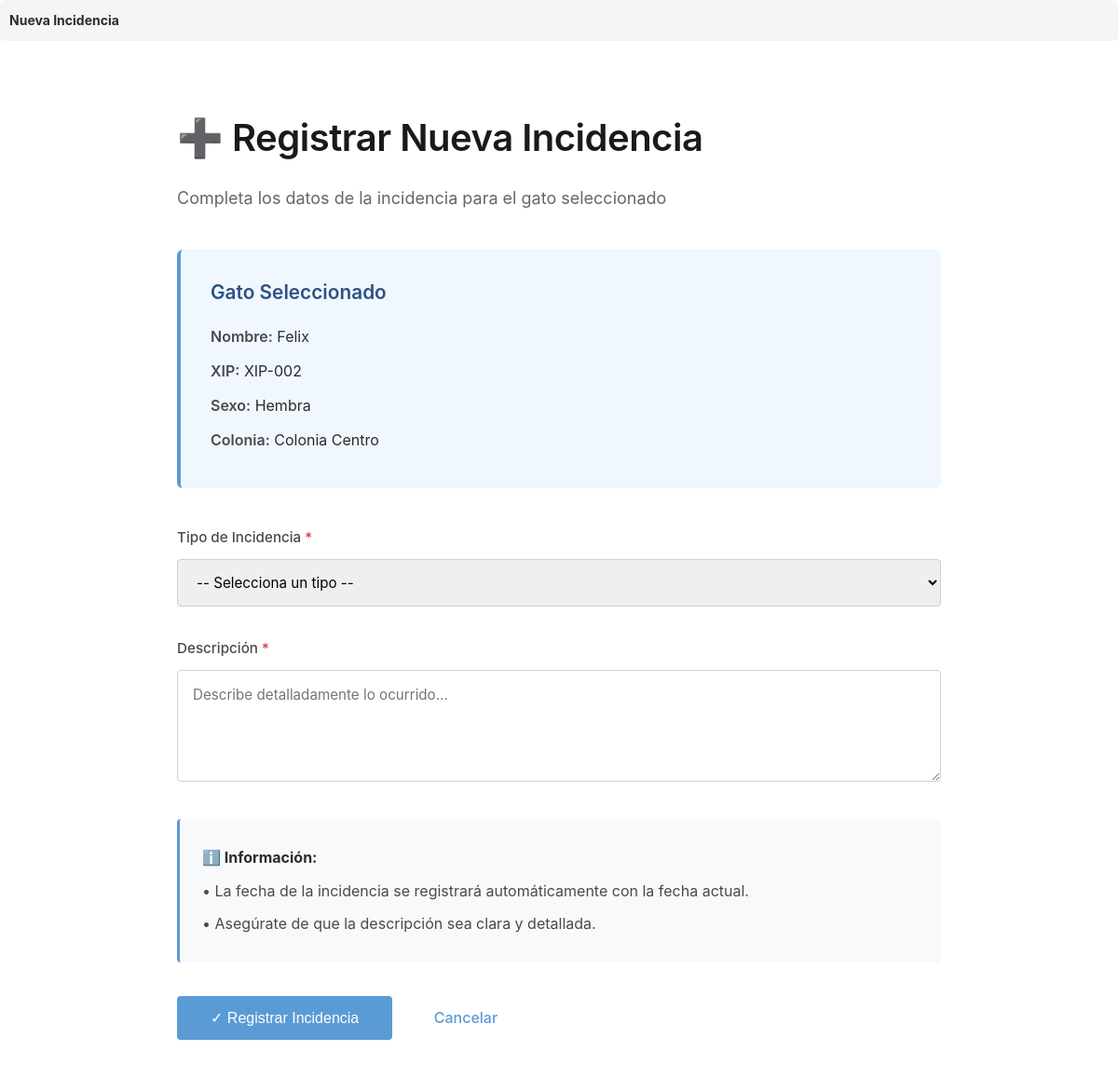
Page /BD249772780/nueva_incidencia_gato.php?idGato=2&idColonia=1 (signed in) on the committed database.
### tables this page shows
CREATE TABLE GATO(
    idGato INT PRIMARY KEY AUTO_INCREMENT,
    numXIP VARCHAR(200),
    nombre VARCHAR(200),
    sexo VARCHAR(50),
    descripcion TEXT,
    foto TEXT,
    idCementerio INT,
    CONSTRAINT FK_gato_cementerio
        FOREIGN KEY (idCementerio) REFERENCES CEMENTERIO(idCementerio)
);

CREATE TABLE COLONIA_FELINA(
    idColonia INT PRIMARY KEY AUTO_INCREMENT,
    nombre VARCHAR(200) NOT NULL,
    descripcion TEXT,
    coordenadas VARCHAR(200) NOT NULL,
    lugarReferencia VARCHAR(200),
    numeroGatos INT DEFAULT 0,
    idGrupoTrabajo INT,
    CONSTRAINT FK_colonia_grupotrabajo
        FOREIGN KEY (idGrupoTrabajo) REFERENCES GRUPO_TRABAJO(idGrupoTrabajo)
);

### BD249772780/nueva_incidencia_gato.php (the view, shortened to what this page needs)
<?php
require_once '../header.php';
$con = mysqli_connect("localhost", "root", "", "BD201");
$idGato = $_GET['idGato'] ?? '';
$sqlGato = "SELECT g.idGato, g.nombre, g.numXIP, g.sexo, g.descripcion,
                   c.nombre as nombreColonia
            FROM GATO g
            LEFT JOIN HISTORIAL h ON g.idGato = h.idGato AND h.fechaIda IS NULL
            LEFT JOIN COLONIA_FELINA c ON h.idColonia = c.idColonia
            WHERE g.idGato = ?";
$stmtGato = mysqli_prepare($con, $sqlGato);
mysqli_stmt_bind_param($stmtGato, "i", $idGato);
mysqli_stmt_execute($stmtGato);
$resGato = mysqli_stmt_get_result($stmtGato);
$gato = mysqli_fetch_assoc($resGato);
?>
<!DOCTYPE html>
<html lang="es">
<head>
</head>
<body>
    <div class="container">
        <h1>➕ Registrar Nueva Incidencia</h1>
        <p class="subtitle">Completa los datos de la incidencia para el gato seleccionado</p>
        <div class="gato-seleccionado">
            <h3>Gato Seleccionado</h3>
            <p><strong>Nombre:</strong> <?php echo htmlspecialchars($gato['nombre']); ?></p>
            <p><strong>XIP:</strong> <?php echo $gato['numXIP'] ? htmlspecialchars($gato['numXIP']) : 'Sin XIP'; ?></p>
            <?php if ($gato['sexo']): ?>
                <p><strong>Sexo:</strong> <?php echo ($gato['sexo'] == 'Macho') ? 'Macho' : 'Hembra'; ?></p>
            <?php endif; ?>
            <?php if ($gato['nombreColonia']): ?>
                <p><strong>Colonia:</strong> <?php echo htmlspecialchars($gato['nombreColonia']); ?></p>
            <?php endif; ?>
        </div>
        <form action="procesar_incidencia.php" method="POST">
            <div class="form-group">
                <label for="tipo">Tipo de Incidencia <span class="required">*</span></label>
                <select name="tipo" id="tipo" required>
                    <option value="">-- Selecciona un tipo --</option>
                </select>
            </div>
            <div class="form-group">
                <label for="descripcion">Descripción <span class="required">*</span></label>
                <textarea name="descripcion" id="descripcion" required
                    placeholder="Describe detalladamente lo ocurrido..."></textarea>
            </div>
            <div class="info-box">
                <p><strong>ℹ️ Información:</strong></p>
                <p>• La fecha de la incidencia se registrará automáticamente con la fecha actual.</p>
                <p>• Asegúrate de que la descripción sea clara y detallada.</p>
            </div>
            <div style="margin-top: 30px;">
                <button type="submit" class="btn-submit">✓ Registrar Incidencia</button>
                <a href="listar_gatos.php?modo=incidencia" class="btn-cancelar">Cancelar</a>
            </div>
        </form>
    </div>
</body>
</html>

### BD249772780/nueva_incidencia_gato.php (style rules this page uses)
* { margin: 0; padding: 0; box-sizing: border-box; }
body { font-family: -apple-system, BlinkMacSystemFont, 'Segoe UI', Roboto, 'Helvetica Neue', Arial, sans-serif; background-color: #ffffff; color: #2c2c2c; line-height: 1.7; padding: 0; }
.container { max-width: 900px; margin: 0 auto; padding: 50px 40px; }
h1 { font-size: 2.5rem; font-weight: 600; color: #1a1a1a; margin-bottom: 16px; letter-spacing: -0.5px; }
.subtitle { font-size: 1.125rem; color: #666; font-weight: 400; margin-bottom: 40px; }
.gato-seleccionado { background-color: #f0f7ff; padding: 28px 32px; border-radius: 6px; margin-bottom: 40px; border-left: 4px solid #5b9bd5; }
.gato-seleccionado h3 { margin-top: 0; color: #2c5282; font-size: 1.3rem; font-weight: 600; margin-bottom: 16px; }
.gato-seleccionado p { margin: 10px 0; color: #2c2c2c; font-size: 1rem; line-height: 1.7; }
.gato-seleccionado strong { color: #4a4a4a; font-weight: 600; }
.form-group { margin-bottom: 32px; }
label { display: block; margin-bottom: 10px; font-weight: 500; color: #4a4a4a; font-size: 0.95rem; }
label .required { color: #dc3545; }
textarea, select { width: 100%; padding: 14px 16px; border: 1px solid #d0d0d0; border-radius: 4px; font-size: 0.95rem; font-family: inherit; transition: border-color 0.2s; }
textarea { resize: vertical; min-height: 120px; line-height: 1.6; }
select { cursor: pointer; }
.btn-submit { background-color: #5b9bd5; color: white; padding: 14px 36px; border: none; border-radius: 4px; font-size: 1rem; font-weight: 500; cursor: pointer; transition: background-color 0.2s; }
.btn-cancelar { display: inline-block; margin-left: 16px; color: #5b9bd5; text-decoration: none; padding: 14px 24px; font-weight: 500; transition: color 0.2s; }
.info-box { background-color: #f8f9fa; border-left: 3px solid #5b9bd5; padding: 20px 24px; margin-bottom: 32px; border-radius: 4px; }
.info-box p { margin: 8px 0; color: #4a4a4a; line-height: 1.7; }
.info-box strong { color: #2c2c2c; }

### rows in the picture
gato: nombre "Felix", numXIP "XIP-002", colonia_felina.nombre "Colonia Centro"

### other values in the picture
$crumb['titulo'] "Nueva Incidencia"
